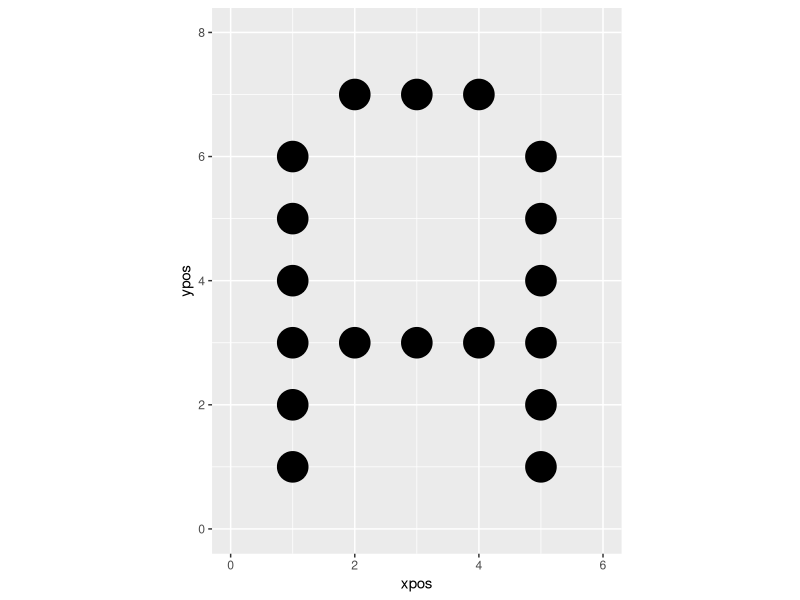

This chart was generated by the following R code:
library(tidyverse)
library(broom)

# take a vector of inputs and return a binary 
# matrix corresponding to the character
read_letter <- function(...) {
  matrix(data = c(...), nrow = 7, ncol = 5, byrow = TRUE)
}

# for visual clarity only
. <- 0 

# based on BPdots
char_list <- list(
  " " = read_letter(
    .,.,.,.,.,
    .,.,.,.,.,
    .,.,.,.,.,
    .,.,.,.,.,
    .,.,.,.,.,
    .,.,.,.,.,
    .,.,.,.,.),
  "A" = read_letter(
    .,1,1,1,.,
    1,.,.,.,1,
    1,.,.,.,1,
    1,.,.,.,1,
    1,1,1,1,1,
    1,.,.,.,1,
    1,.,.,.,1)
  ,
  "B" = read_letter(
    1,1,1,1,.,
    1,.,.,.,1,
    1,.,.,.,1,
    1,1,1,1,.,
    1,.,.,.,1,
    1,.,.,.,1,
    1,1,1,1,.),
  "C" = read_letter(
    .,1,1,1,.,
    1,.,.,.,1,
    1,.,.,.,.,
    1,.,.,.,.,
    1,.,.,.,.,
    1,.,.,.,1,
    .,1,1,1,.),
  "D" = read_letter(
    1,1,1,1,.,
    1,.,.,.,1,
    1,.,.,.,1,
    1,.,.,.,1,
    1,.,.,.,1,
    1,.,.,.,1,
    1,1,1,1,.),
  "E" = read_letter(
    1,1,1,1,1,
    1,.,.,.,.,
    1,.,.,.,.,
    1,1,1,1,.,
    1,.,.,.,.,
    1,.,.,.,.,
    1,1,1,1,1),
  "F" = read_letter(
    1,1,1,1,1,
    1,.,.,.,.,
    1,.,.,.,.,
    1,1,1,1,.,
    1,.,.,.,.,
    1,.,.,.,.,
    1,.,.,.,.),
  "G" = read_letter(
    .,1,1,1,.,
    1,.,.,.,1,
    1,.,.,.,.,
    1,.,.,.,.,
    1,.,.,1,1,
    1,.,.,.,1,
    .,1,1,1,1)
)

# coerce to a tibble
char_table <- char_list %>% 
  imap_dfr(function(x,n) {
    x %>% as.tibble() %>%
      mutate(ypos = 7:1) %>%
      gather(key = "xpos", value = "value", V1, V2, V3, V4, V5) %>%
      mutate(xpos = xpos %>% str_remove("V") %>% as.integer()) %>%
      mutate(char = n)
  }) 

# write file
write_csv(char_table, here::here("char_map.csv"))

# sanity check
char_table %>% 
  filter(char == "A" & value == 1) %>%
  ggplot(aes(x=xpos, y=ypos)) + 
  geom_point(size = 10) + 
  coord_equal() + 
  xlim(0, 6) + 
  ylim(0, 8)
